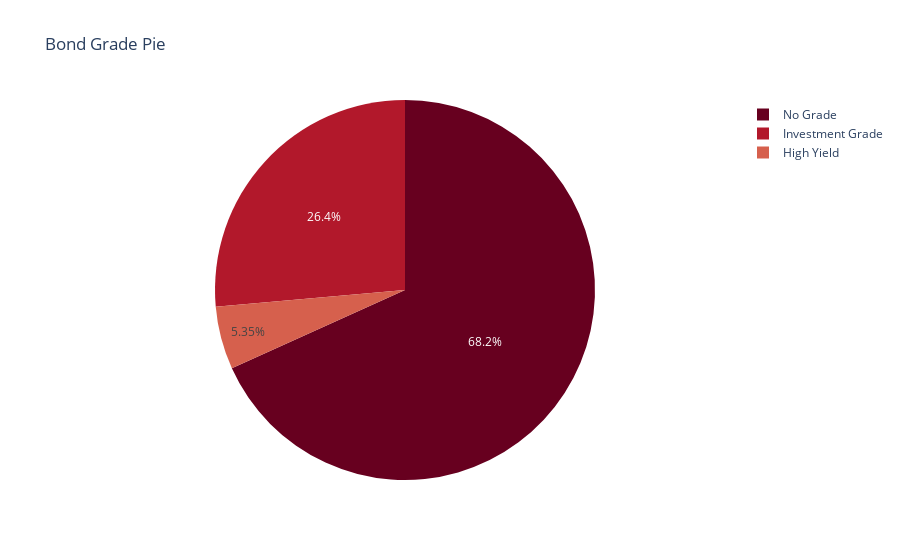

The cell this chart's notebook holds for it:
### Code cell
df['RCSBondGradeLeaf'].fillna("No Grade", inplace=True)
grad = df.groupby("RCSBondGradeLeaf",as_index=False).agg('count')
fig = px.pie(grad, values='RIC', names='RCSBondGradeLeaf', title='Bond Grade Pie',color_discrete_sequence=px.colors.sequential.RdBu)
fig.show()

### Figure 1 — Plotly figure (JSON) as saved in the notebook; plotly's stock layout.template omitted (floating-point values rounded to 4 significant figures)
{"data": [{"domain": {"x": [0, 1], "y": [0, 1]}, "hovertemplate": "RCSBondGradeLeaf=%{label}<br>RIC=%{value}<extra></extra>", "labels": ["High Yield", "Investment Grade", "No Grade"], "legendgroup": "", "name": "", "showlegend": true, "type": "pie", "values": [240, 1184, 3060]}], "layout": {"autosize": true, "legend": {"tracegroupgap": 0}, "piecolorway": ["rgb(103,0,31)", "rgb(178,24,43)", "rgb(214,96,77)", "rgb(244,165,130)", "rgb(253,219,199)", "rgb(247,247,247)", "rgb(209,229,240)", "rgb(146,197,222)", "rgb(67,147,195)", "rgb(33,102,172)", "rgb(5,48,97)"], "title": {"text": "Bond Grade Pie"}}}
